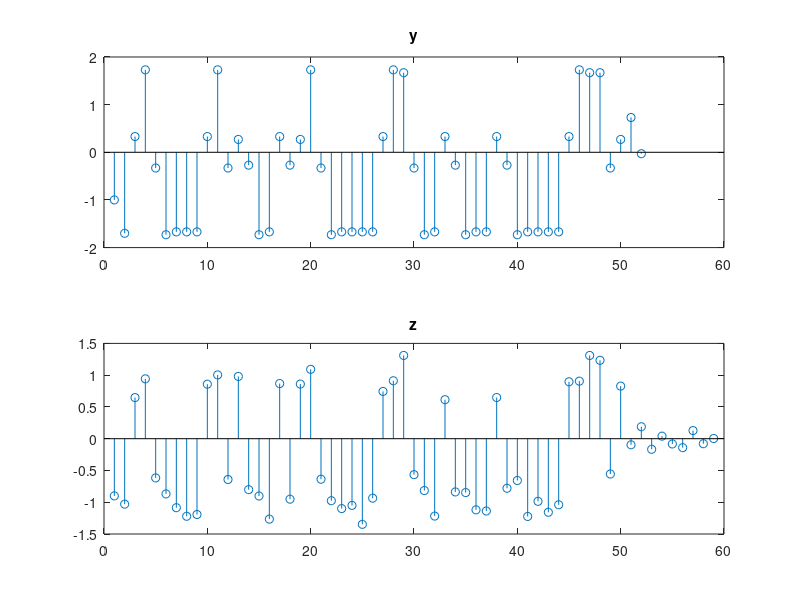

The MATLAB source for this figure:
%hw2pT715
k=50;
u=sign(randn(k,1));
c=[1;0.7; -0.03];
h=[0.9, -0.5, 0.5, -0.4, 0.3, -0.3, 0.2, -0.1];

y=conv(c,u);
subplot(2,1,1);
stem(y);
title('y');
z=conv(h,y);
subplot(2,1,2);
stem(z);
title('z');